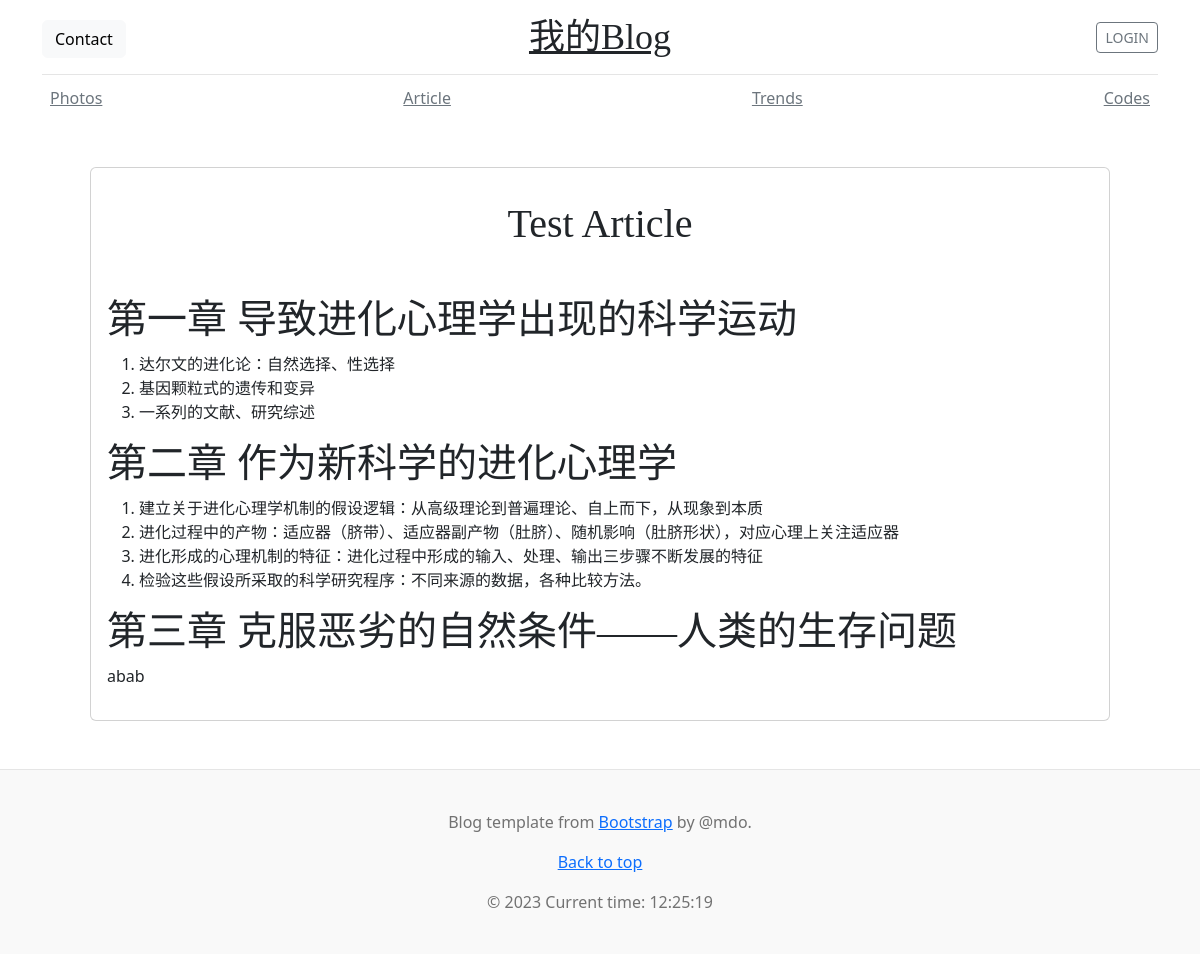
/articles_show/articles/1, run on an earlier commit of the app's database.
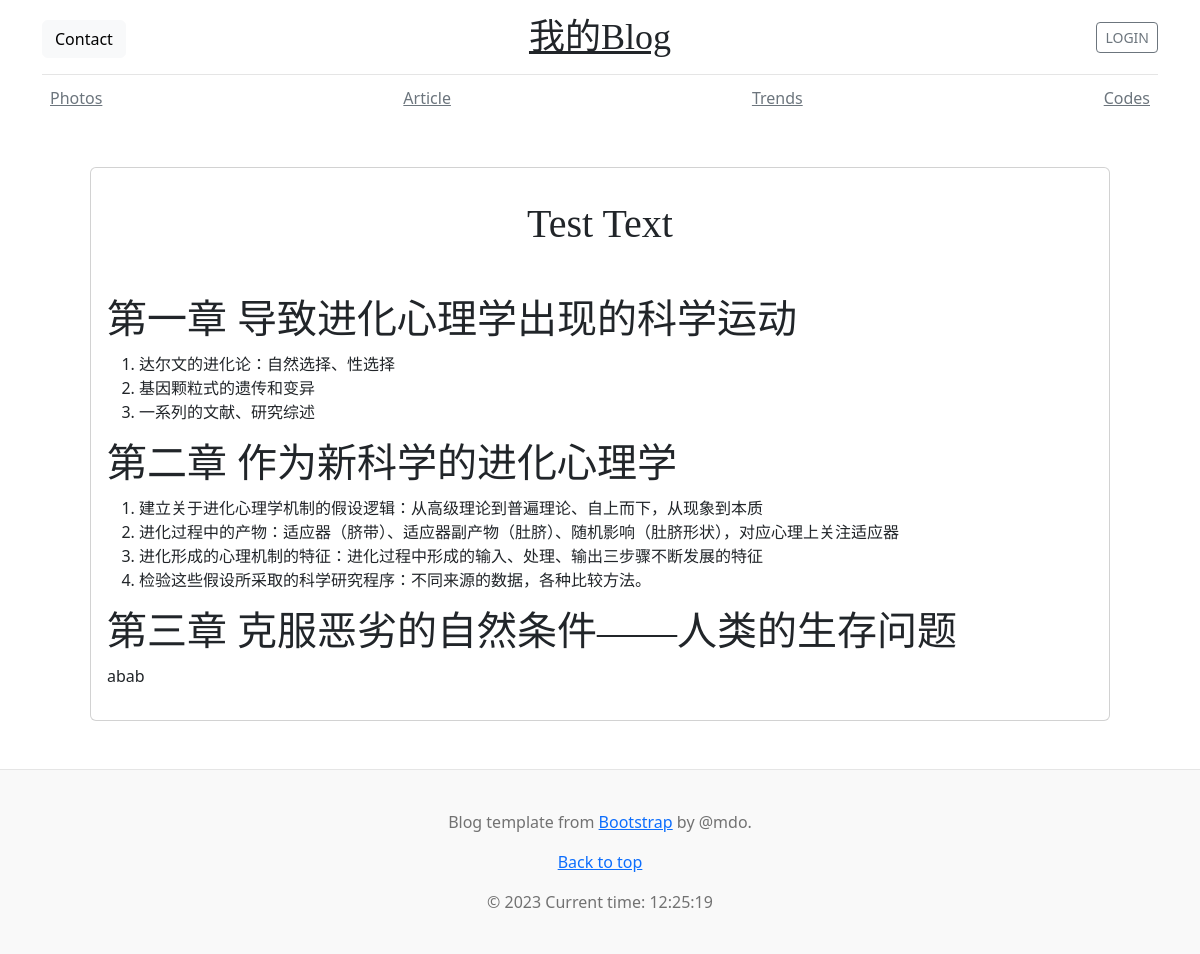
And on a later commit of the database.
### model/tables.py (models this page shows, shortened)
class Article(Base):
    __tablename__ = "article"
    id: Mapped[int] = mapped_column(primary_key=True, autoincrement=True)
    article_head: Mapped[str] = mapped_column(String())
    article_abstract: Mapped[Text] = mapped_column(Text)
    article_body: Mapped[Text] = mapped_column(Text)
    article_time: Mapped[DateTime] = mapped_column(DateTime(), default=datetime.datetime.now())

### article/articles_show.py (the view)
@bp.route('/articles/<int:article_id>')
def show_articles(article_id):
    article = db_session.query(Article.article_head, Article.article_body).filter(Article.id == article_id).first()
    return render_template('./article/articles.html', article=article)

### auth/auth.py (called while the page is built)
@bp.before_app_request
def load_logged_in_user():
    user_id = session.get('user_id')
    if user_id is None:
        g.user = None
    else:
        sss = db_session.query(Admin).filter(Admin.name == user_id).first()
        g.user = sss

### templates/article/articles.html (shortened to what this page needs)
{% extends './index/parent_template.html' %}
{% block content %}
<div class="card m-5">
  <div class="card-body">
    <p class="card-text"><h1 class="text-center">{{ article.article_head }}</h1></p>
    <p class="card-text m-5">{{ article.article_body | safe}}</p>
  </div>
</div>
{% endblock %}

What changed in the data, as far as the page shows it:
changed Article: article_head "Test Article" → "Test Text"
